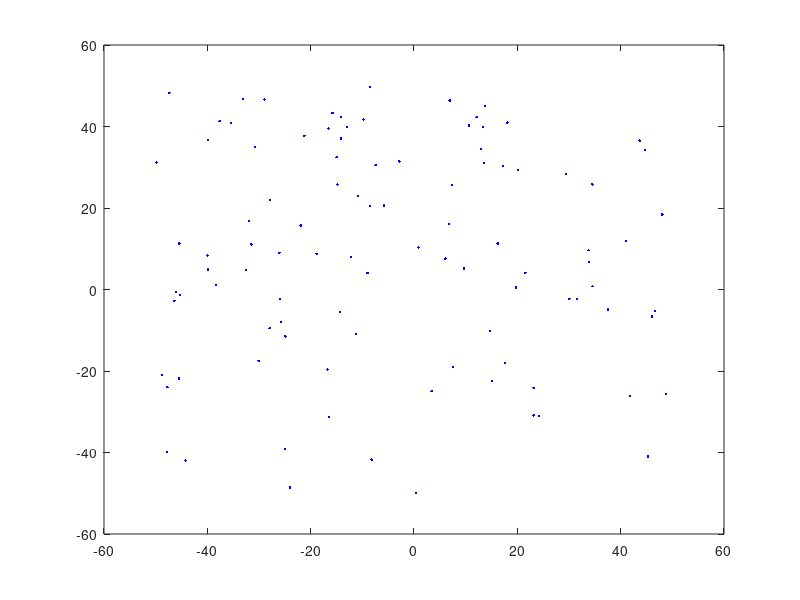

Here is the MATLAB script that generated this plot:
rng(0);
N = 100;

a = -50;
b = 50;
X = (b-a) .* rand(N, 1) + a; % Coordenadas X de las N ciudades
Y = (b-a) .* rand(N, 1) + a; % Coordenadas Y de las N ciudades

plot(Y, X, '.b');

Coordenadas = [X Y];
save("Coordenadas.mat", "Coordenadas");
savefig("Mapa.fig");